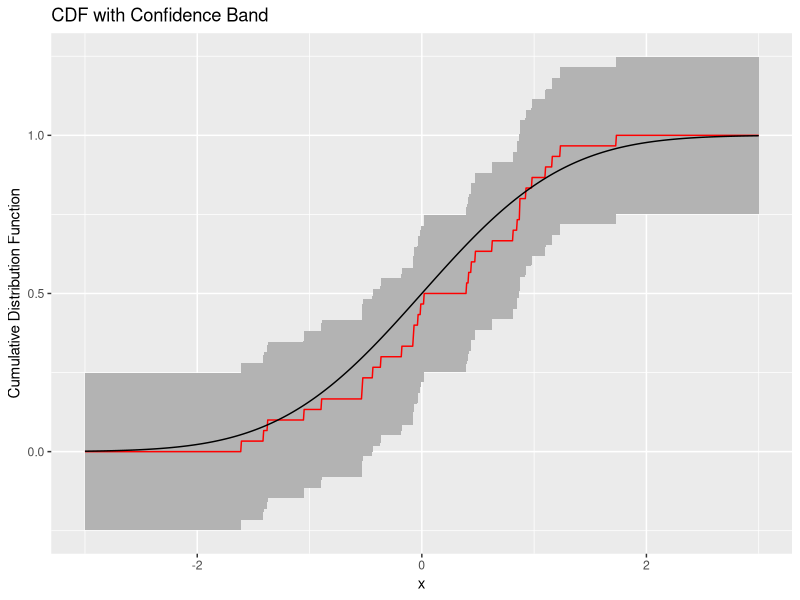
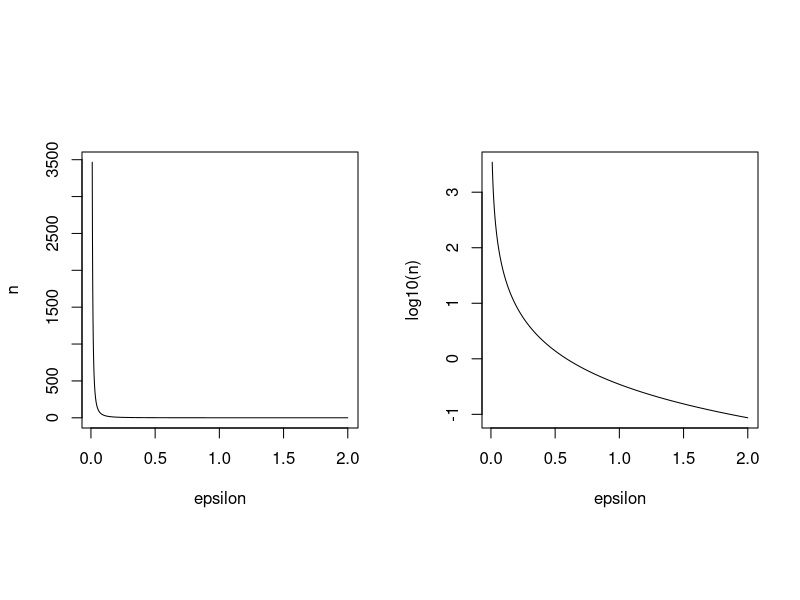
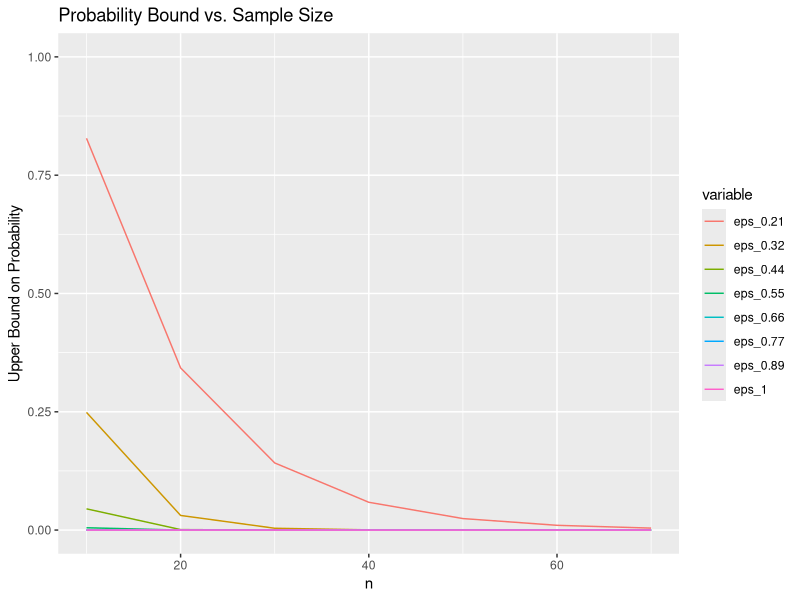
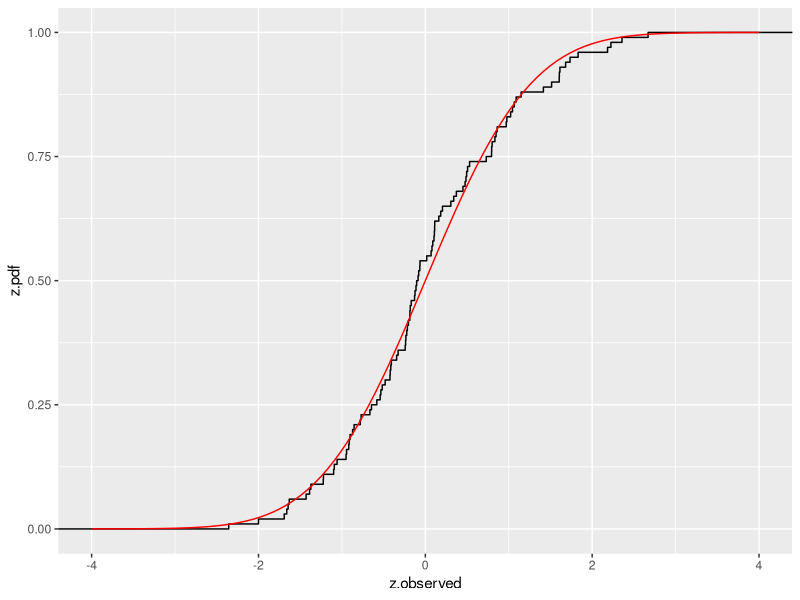

Recreate these plots in R, in order.
## ---- chunk 1
knitr::opts_chunk$set(echo = TRUE)

library(ggplot2)
library(dplyr)
library(reshape2)
## ---- chunk 2
# True CDF 
x.values <- seq(from=-3, to=3, length.out=1e3)
F.true <- pnorm(x.values)
# Estimated CDF 
n <- 30
sample.values <- rnorm(n)
F.hat <- ecdf(sample.values)(x.values)
df <- data.frame(x.values, F.true, F.hat)
alpha <- 0.05 
conf.band.width <- sqrt(log(2 / alpha) / (2 * n))
# Plot a band around 
ggplot(df, aes(x.values, F.hat)) + 
  geom_ribbon(aes(ymin=F.hat - conf.band.width, 
                  ymax=F.hat + conf.band.width), 
              fill="grey70") + 
  geom_line(col="red") + 
  geom_line(aes(x.values, F.true)) + 
  ylab("Cumulative Distribution Function") + 
  xlab("x") + 
  ggtitle("CDF with Confidence Band") + 
  annotate("text", x=0, y=0.5, label="")
## ---- chunk 3
eps.values <- seq(from=0.01, to=2, length.out=1e3)
n.values <- log(2) / (2 * eps.values^2)
par(mfrow=c(1, 2))
par(pty="s")
plot(eps.values, n.values, type="l", ylab="n", xlab="epsilon")
plot(eps.values, log10(n.values), type="l", 
     ylab="log10(n)", xlab="epsilon")
## ---- chunk 4
n.values <- seq(from=10, to=75, by=10)
epsilon.values <- seq(from=0.21, to=1, length.out=8)
bound <- outer(X=n.values, Y=epsilon.values, 
               FUN=function(n, eps) 2 * exp(- 2 * n * eps^2))
df <- data.frame(n.values, bound)
names(df)[2:ncol(df)] <- paste0(
  "eps_", round(epsilon.values, 2))
df.melted <- melt(df, id.vars="n.values")
ggplot(df.melted, aes(n.values, value, col=variable)) +
  geom_line() + 
  ggtitle("Probability Bound vs. Sample Size") + 
  xlab("n") + 
  ylab("Upper Bound on Probability") + 
  ylim(0, 1)
## ---- chunk 5
n <- 1e2
x.values <- seq(from=-4, to=4, length.out=n) %>% sort
df <- data.frame(z.observed = rnorm(n), 
                 x.values, 
                 z.pdf = pnorm(x.values))
ggplot(df) + stat_ecdf(aes(z.observed)) + 
  geom_line(aes(x.values, z.pdf), col="red")
